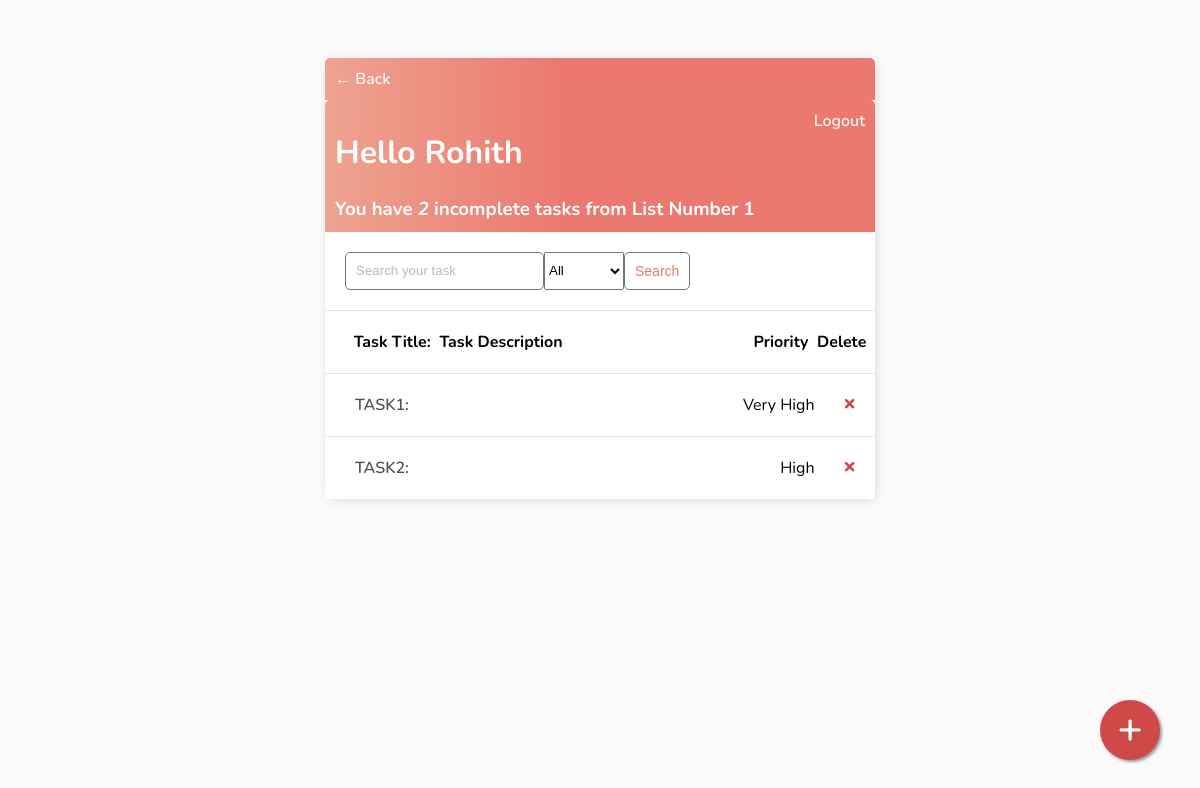
The app's page /lists/10/tasks/ (signed in), older data.
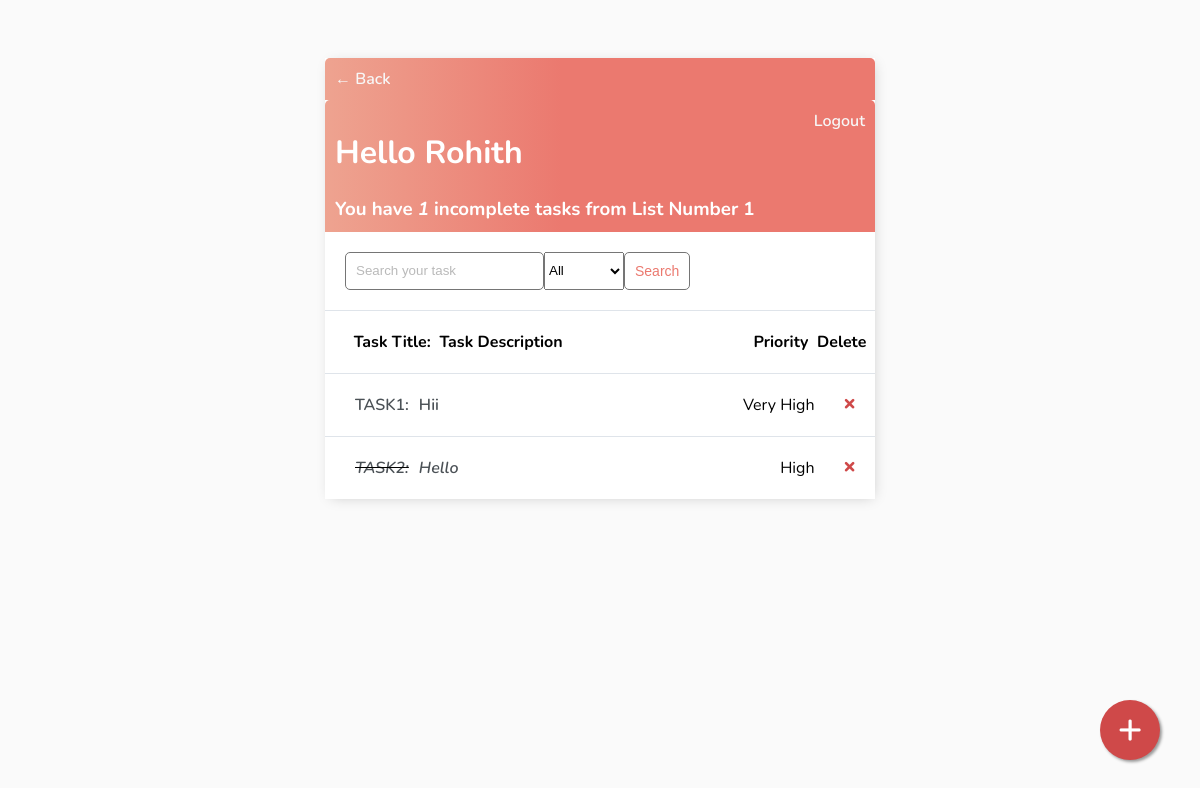
The same page, newer data.
### base/models.py (models this page shows)
class AbstractModel(models.Model):
    created_on = models.DateTimeField(auto_now_add=True)
    deleted_on = models.DateTimeField(null=True, blank=True)
    updated_on = models.DateTimeField(auto_now=True)
    created_by = models.ForeignKey(User, on_delete=models.CASCADE, null=True, blank=True, related_name='%(class)s_requests_created')
    updated_by = models.ForeignKey(User, on_delete=models.CASCADE, null=True, blank=True, related_name='%(class)s_requests_updated')
    deleted_by = models.ForeignKey(User, on_delete=models.CASCADE, null=True, blank=True, related_name='%(class)s_requests_deleted')
    class Meta:
        abstract = True

class Task(AbstractModel):
    title = models.CharField(max_length=200)
    description = models.TextField(default='', blank=True)
    complete = models.BooleanField(default=False)
    Priority = models.CharField(max_length=9, choices=Priority_CHOICES, default='Very High')
    listno = models.ForeignKey(List, on_delete=models.CASCADE, null=True, blank=True)
    def __str__(self):
        return self.title
    class Meta:
        ordering = ['complete']

### base/views/TaskList.py (the view)
# urls.py: path('<int:listid>/tasks/', TaskList.as_view(), name='tasks'),
class TaskList(LoginRequiredMixin, ListView):
    model = Task
    context_object_name = 'tasks'
    def get_context_data(self, **kwargs):
        context = super().get_context_data(**kwargs)
        context['tasks'] = context['tasks'].filter(created_by=self.request.user, listno=self.kwargs['listid'])
        context['count'] = context['tasks'].filter(complete=False).count()
        context['list'] = List.objects.get(id=self.kwargs['listid'])
        context['listname'] = List.objects.get(id=self.kwargs['listid'])
        search_input = self.request.GET.get('search-area') or ''
        if search_input:
            context['tasks'] = context['tasks'].filter(title__startswith=search_input)
        context['search_input'] = search_input
        search_input_Priority = self.request.GET.get('search-area-Priority') or ''
        if search_input_Priority:
            context['tasks'] = context['tasks'].filter(Priority__startswith=search_input_Priority)
        context['search_input_Priority'] = search_input_Priority
        return context

### base/models.py (called while the page is built)
    def __str__(self):
        return self.title

### base/templates/base/task_list.html (shortened to what this page needs)
{% extends 'base/main.html' %}
{% block content %}
<div class="header-bar">
    <a href="{% url 'lists' %}">&#8592; Back</a>
</div>
<div class="header-bar">
    <div>
        <h1> Hello {{request.user|title}} </h1>
        <h3 style="margin:0">You have <i>{{count}} </i> incomplete tasks from {{listname}}</h3>
    </div>
    {% if request.user.is_authenticated %}
    <a href="{% url 'logout' %}">Logout</a>
    {% else %}
    <a href="{% url 'login' %}">Login</a>
    {% endif %}
</div>
<div id="search-add-wrapper">
    <form method="GET" style="display: flex;">
        <input type='text' name='search-area' placeholder="Search your task" value="{{search_input}}">
        <select id="Priority" name="search-area-Priority" placeholder="Priority" value="{{search_input_Priority}}" >
            <option value="">All</option>
          </select>
        <input class="button" type="submit" value='Search'>
    </form>
    {% if tasks|length > 0 %}
    <a id="add-link" href="{% url 'task-create' list.id %}" style="text-decoration: none;"> &#x2b;</a>
    {% endif %}
</div>
<div id="tasklist" class="task-items-wrapper">
    <div class="task-wrapper" data-position="{{task.pk}}">
        <div class="task-title">
            <strong>&nbsp; Task Title:</strong>
            <strong>&nbsp; Task Description</strong>
        </div>
        <div class="task-controls">
            <strong> Priority&nbsp; Delete&nbsp;&nbsp;</strong>
        </div>
    </div>
    {% for task in tasks %}
        {% if task.id  %}
        <div class="task-wrapper" data-position="{{task.pk}}">
            <div class="task-title">
                {% if task.complete %}
                <i><s><a href="{% url 'task-update' listid=list.id pk=task.id %}">{{task}}:</a></s></i>
                <i><a href="{% url 'task-update' listid=list.id pk=task.id %}">{{task.description}} </a></i>
                {% else %}
                <a href="{% url 'task-update' listid=list.id pk=task.id %}">{{task}}:</a>
                <a href="{% url 'task-update' listid=list.id pk=task.id %}">{{task.description}}</a>
                {% endif %}
            </div>
            <div class="task-controls">
                <span class="handle">&nbsp;{{task.Priority}}&nbsp;&nbsp;</span>
                <a class="delete-link" href="{% url 'task-delete' listid=list.id pk=task.id %}">&#215;&nbsp;&nbsp;&nbsp;</a>
            </div>
        </div>
        {% endif %}
        {% empty %}
        <div style="text-align: center; padding-bottom: 10px; line-height: 1em;">
            <h3>No new tasks are created.</h3>
            <h3>Create a <a style="text-decoration: none; color: #e53935;" href="{% url 'task-create' list.id %}"> New task</a> ! </h3>
        </div>
    {% endfor %}
</div>
{% endblock content%}

Row changes from the older to the newer data that the page shows:
changed Task "TASK1": description (not shown) → "Hii"
changed Task "TASK2": complete False → True (drawn); description (not shown) → "Hello"
Text that changed along with them:
{{ count }}: "2" → "1"
